Frame 1 (no input): blank canvas, image omitted
Frame 60 (no input): blank canvas, image omitted
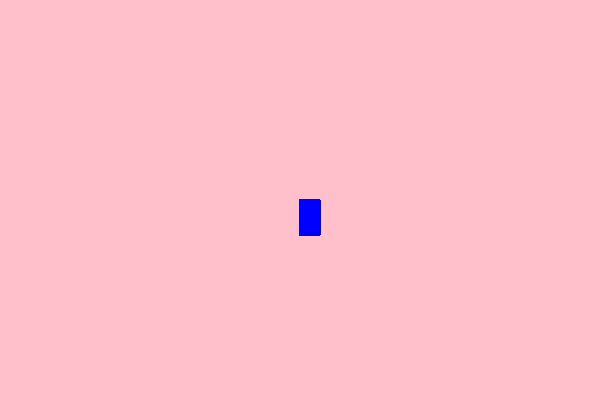
Frame 120 (the mouse pressed at the canvas centre since frame 60)

The p5.js sketch whose frames 1 and 60 were blank and that drew this single picture after the mouse press (run headless with seeded random() and noise() and a simulated clock; from frame 60 on, the mouse is pressed at the canvas centre):

// p5.js sketch
// ── sketch.js
function setup() {
    createCanvas(600, 400);
    background("pink");
  }
  
  function draw( ) { 
  
   stroke("blue");
  fill("blue");
    
  if(mouseIsPressed)
  rect(mouseX, mouseY, 20, 35 );
    
  }
  
